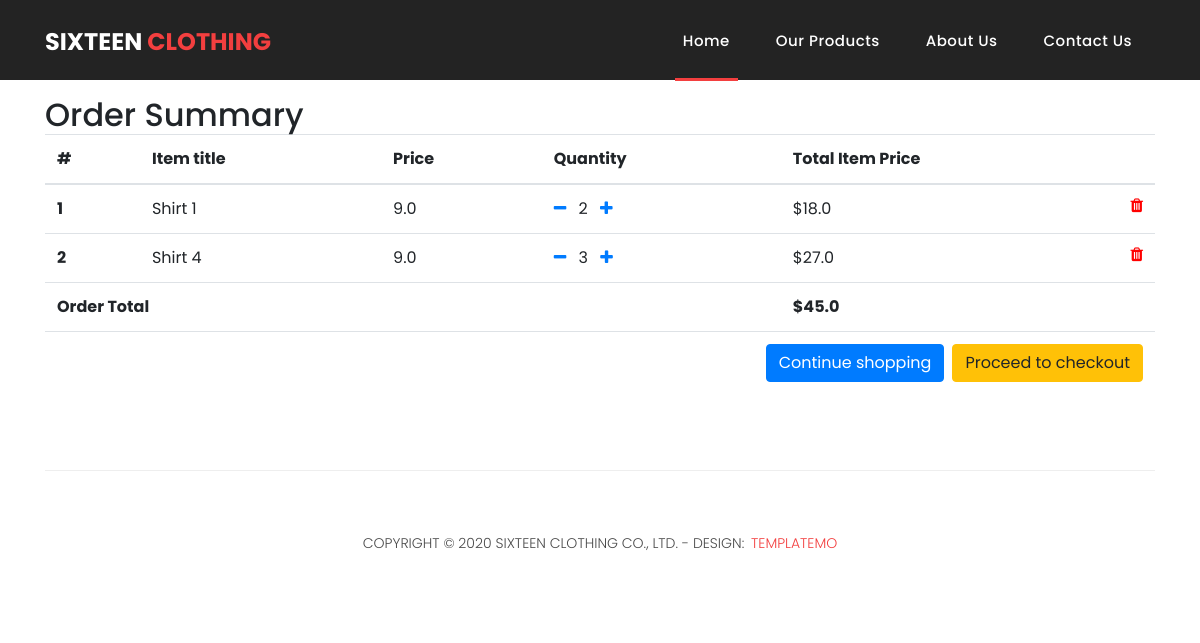
The page /order-summary/ (signed in) on the database as committed earlier.
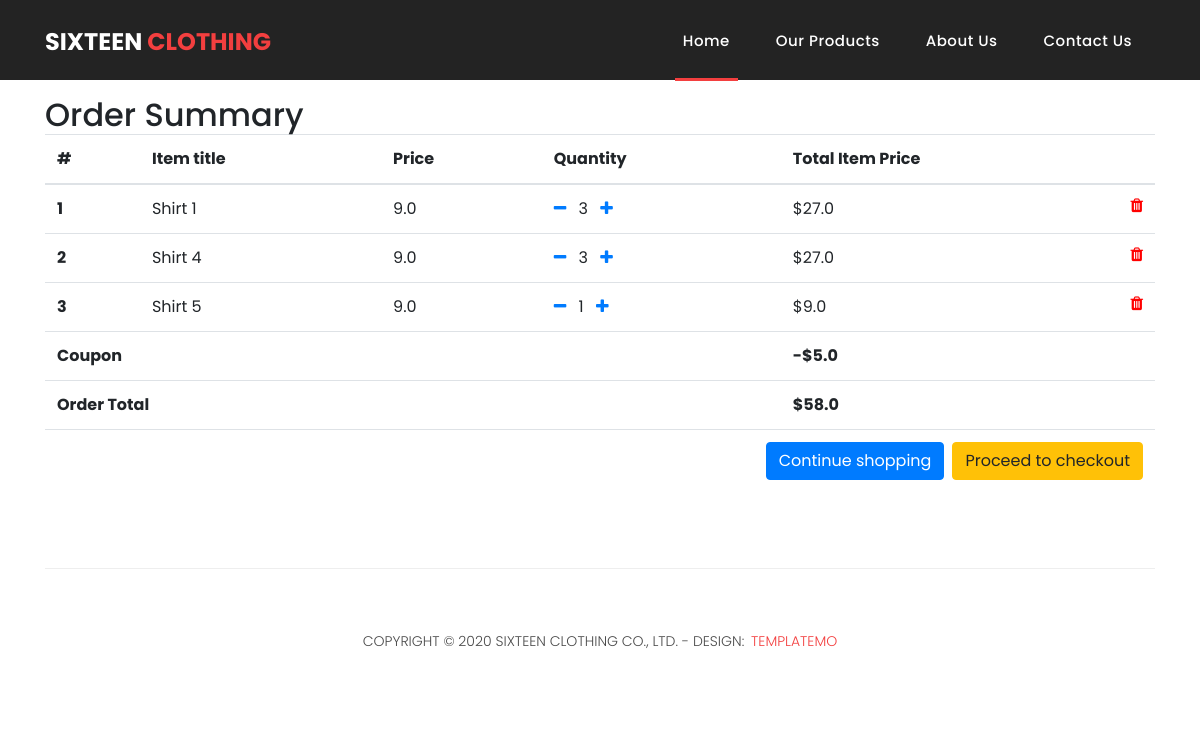
The same page on the database as committed later.
### core/models.py (models this page shows, shortened)
class OrderItem(models.Model):
    user = models.ForeignKey(settings.AUTH_USER_MODEL,
                             on_delete=models.CASCADE)
    ordered = models.BooleanField(default=False)
    item = models.ForeignKey(Item, on_delete=models.CASCADE)
    quantity = models.IntegerField(default=1)
    def get_total_item_price(self):
        return self.quantity * self.item.price
    def get_final_price(self):
        if self.item.discount_price:
            return self.get_total_discount_item_price()
        return self.get_total_item_price()

class Item(models.Model):
    title = models.CharField(max_length=100)
    price = models.FloatField()
    discount_price = models.FloatField(blank=True, null=True)
    category = models.ForeignKey(Category,on_delete=models.CASCADE,max_length=100)
    label = models.CharField(choices=LABEL_CHOICES, max_length=1)
    slug = models.SlugField()
    description = models.TextField()
    image = models.ImageField()

class Order(models.Model):
    user = models.ForeignKey(settings.AUTH_USER_MODEL,
                             on_delete=models.CASCADE)
    ref_code = models.CharField(max_length=20, blank=True, null=True)
    items = models.ManyToManyField(OrderItem)
    start_date = models.DateTimeField(auto_now_add=True)
    ordered_date = models.DateTimeField()
    ordered = models.BooleanField(default=False)
    shipping_address = models.ForeignKey(
        'Address', related_name='shipping_address', on_delete=models.SET_NULL, blank=True, null=True)
    payment = models.ForeignKey(
        'Payment', on_delete=models.SET_NULL, blank=True, null=True)
    coupon = models.ForeignKey(
        'Coupon', on_delete=models.SET_NULL, blank=True, null=True)
    being_delivered = models.BooleanField(default=False)
    received = models.BooleanField(default=False)
    refund_requested = models.BooleanField(default=False)
    refund_granted = models.BooleanField(default=False)
    '''
    1. Item added to cart
    2. Adding a billing address
    (Failed checkout)
    3. Payment
    (Preprocessing, processing, packaging etc.)
    4. Being delivered
    5. Received
    6. Refunds
    '''
    def get_total(self):
        total = 0
        for order_item in self.items.all():
            total += order_item.get_final_price()
        if self.coupon:
            total -= self.coupon.amount
        return total

class Coupon(models.Model):
    code = models.CharField(max_length=15)
    amount = models.FloatField()

### core/views.py (the view)
# urls.py: path('order-summary/', OrderSummaryView.as_view(), name='order-summary'),
class OrderSummaryView(LoginRequiredMixin, View):
    def get(self, *args, **kwargs):
        try:
            order = Order.objects.get(user=self.request.user, ordered=False)
            context = {
                'object': order
            }
            return render(self.request, 'shop/order_summary.html', context)
        except ObjectDoesNotExist:
            messages.warning(self.request, "You do not have an active order")
            return redirect("/")

### templates/shop/order_summary.html (shortened to what this page needs)
{% extends 'shared/base.html' %}
{% block content %}
<main class="mt-5 pt-5">
    <div class="container">
    <div class="table-responsive text-nowrap">
    <h2>Order Summary</h2>
    <table class="table">
        <thead>
            <tr>
                <th scope="col">#</th>
                <th scope="col">Item title</th>
                <th scope="col">Price</th>
                <th scope="col">Quantity</th>
                <th scope="col">Total Item Price</th>
            </tr>
        </thead>
        <tbody>
        {% for order_item in object.items.all %}
        <tr>
            <th scope="row">{{ forloop.counter }}</th>
            <td>{{ order_item.item.title }}</td>
            <td>{{ order_item.item.price }}</td>
            <td>
                <a href="{% url 'core:remove-single-item-from-cart' order_item.item.slug %}"><i class="fa fa-minus mr-2"></i></a>
                {{ order_item.quantity }}
                <a href="{% url 'core:add-to-cart' order_item.item.slug %}"><i class="fa fa-plus ml-2"></i></a>
            </td>
            <td>
            {% if order_item.item.discount_price %}
                ${{ order_item.get_total_discount_item_price }}
                <span class="badge badge-primary">Saving ${{ order_item.get_amount_saved }}</span>
            {% else %}
                ${{ order_item.get_total_item_price }}
            {% endif %}
            <a style='color: red;' href="{% url 'core:remove-from-cart' order_item.item.slug %}">
                <i class="fa fa-trash float-right"></i>
            </a>
            </td>
        </tr>
        {% endfor %}
        {% if object.coupon %}
        <tr>
            <td colspan="4"><b>Coupon</b></td>
            <td><b>-${{ object.coupon.amount }}</b></td>
        </tr>
        {% endif %}
        {% if object.get_total %}
        <tr>
            <td colspan="4"><b>Order Total</b></td>
            <td><b>${{ object.get_total }}</b></td>
        </tr>
        <tr>
            <td colspan="5">
            <a class='btn btn-warning float-right ml-2' href='/checkout/'>Proceed to checkout</a>
            <a class='btn btn-primary float-right' href='/'>Continue shopping</a>
            </td>
        </tr>
        {% endif %}
        </tbody>
    </table>
    </div>
    </div>
</main>
{% endblock content %}

Rows that differ between the two databases and show on the page:
changed OrderItem "Shirt 1": quantity "2" → "3"; get_total_item_price "18.0" → "27.0"
added OrderItem: item "Shirt 5", item.price "9.0", quantity "1", get_total_item_price "9.0"
changed Order: coupon_id empty → 1 (drawn); coupon.amount (not shown) → "5.0"; get_total "45.0" → "58.0"
Other text that changed with them:
text now shown: "Coupon -$"
